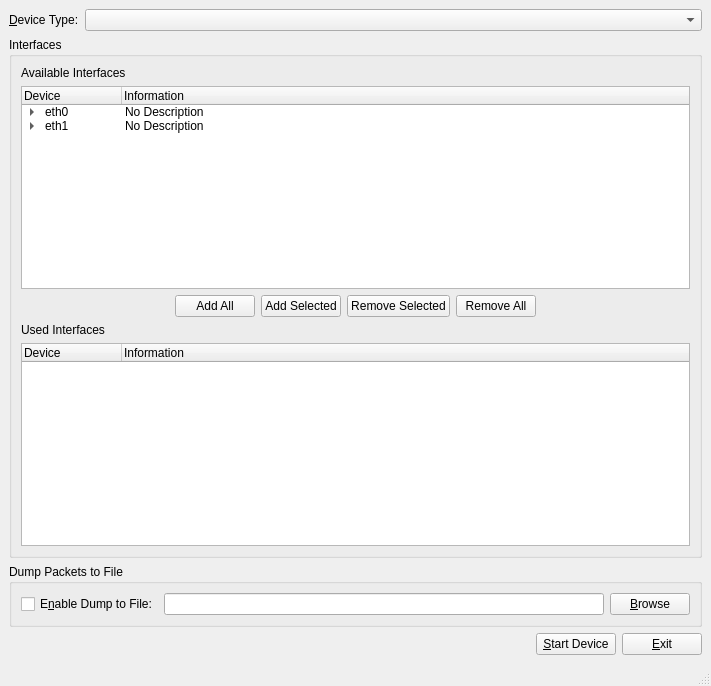
<ui version="4.0" >
 <class>FormSttyciarGUIMain</class>
 <widget class="QMainWindow" name="FormSttyciarGUIMain" >
  <property name="geometry" >
   <rect>
    <x>0</x>
    <y>0</y>
    <width>711</width>
    <height>686</height>
   </rect>
  </property>
  <property name="windowTitle" >
   <string>Sttyciar</string>
  </property>
  <widget class="QWidget" name="centralwidget" >
   <layout class="QVBoxLayout" >
    <item>
     <layout class="QHBoxLayout" >
      <item>
       <widget class="QLabel" name="label" >
        <property name="text" >
         <string>&amp;Device Type:</string>
        </property>
        <property name="buddy" >
         <cstring>comboNetworkDevices</cstring>
        </property>
       </widget>
      </item>
      <item>
       <widget class="QComboBox" name="comboNetworkDevices" >
        <property name="sizePolicy" >
         <sizepolicy vsizetype="Fixed" hsizetype="Preferred" >
          <horstretch>5</horstretch>
          <verstretch>0</verstretch>
         </sizepolicy>
        </property>
       </widget>
      </item>
     </layout>
    </item>
    <item>
     <widget class="QGroupBox" name="grpInterfaces" >
      <property name="title" >
       <string>Interfaces</string>
      </property>
      <layout class="QVBoxLayout" >
       <item>
        <layout class="QVBoxLayout" >
         <item>
          <widget class="QLabel" name="lblInterfacesAvailable" >
           <property name="text" >
            <string>Available Interfaces</string>
           </property>
           <property name="buddy" >
            <cstring>treeAvailableInterfaces</cstring>
           </property>
          </widget>
         </item>
         <item>
          <widget class="QTreeWidget" name="treeAvailableInterfaces" >
           <property name="toolTip" >
            <string>&lt;html>&lt;head>&lt;meta name="qrichtext" content="1" />&lt;style type="text/css">
p, li { white-space: pre-wrap; }
&lt;/style>&lt;/head>&lt;body style=" font-family:'Sans Serif'; font-size:9pt; font-weight:400; font-style:normal;">
&lt;p style=" margin-top:0px; margin-bottom:0px; margin-left:0px; margin-right:0px; -qt-block-indent:0; text-indent:0px;">This displays the interfaces that are available to be bound to the device.&lt;/p>&lt;/body>&lt;/html></string>
           </property>
           <property name="columnCount" >
            <number>2</number>
           </property>
           <column>
            <property name="text" >
             <string>Device</string>
            </property>
           </column>
           <column>
            <property name="text" >
             <string>Information</string>
            </property>
           </column>
           <item>
            <property name="text" >
             <string>eth0</string>
            </property>
            <property name="text" >
             <string>No Description</string>
            </property>
            <item>
             <property name="text" >
              <string>Address</string>
             </property>
             <property name="text" >
              <string>192.168.0.1</string>
             </property>
            </item>
            <item>
             <property name="text" >
              <string>Net Mask</string>
             </property>
             <property name="text" >
              <string>255.255.255.0</string>
             </property>
            </item>
           </item>
           <item>
            <property name="text" >
             <string>eth1</string>
            </property>
            <property name="text" >
             <string>No Description</string>
            </property>
            <item>
             <property name="text" >
              <string>Address</string>
             </property>
             <property name="text" >
              <string>10.0.0.1</string>
             </property>
            </item>
            <item>
             <property name="text" >
              <string>Net Mask</string>
             </property>
             <property name="text" >
              <string>255.0.0.0</string>
             </property>
            </item>
           </item>
          </widget>
         </item>
        </layout>
       </item>
       <item>
        <layout class="QHBoxLayout" >
         <item>
          <spacer>
           <property name="orientation" >
            <enum>Qt::Horizontal</enum>
           </property>
           <property name="sizeHint" >
            <size>
             <width>40</width>
             <height>20</height>
            </size>
           </property>
          </spacer>
         </item>
         <item>
          <widget class="QPushButton" name="btnAddAllDevices" >
           <property name="sizePolicy" >
            <sizepolicy vsizetype="Fixed" hsizetype="Minimum" >
             <horstretch>0</horstretch>
             <verstretch>0</verstretch>
            </sizepolicy>
           </property>
           <property name="text" >
            <string>Add All</string>
           </property>
          </widget>
         </item>
         <item>
          <widget class="QPushButton" name="btnAddDevice" >
           <property name="sizePolicy" >
            <sizepolicy vsizetype="Fixed" hsizetype="Minimum" >
             <horstretch>0</horstretch>
             <verstretch>0</verstretch>
            </sizepolicy>
           </property>
           <property name="text" >
            <string>Add Selected</string>
           </property>
          </widget>
         </item>
         <item>
          <widget class="QPushButton" name="btnRemoveDevice" >
           <property name="sizePolicy" >
            <sizepolicy vsizetype="Fixed" hsizetype="Minimum" >
             <horstretch>0</horstretch>
             <verstretch>0</verstretch>
            </sizepolicy>
           </property>
           <property name="text" >
            <string>Remove Selected</string>
           </property>
          </widget>
         </item>
         <item>
          <widget class="QPushButton" name="btnRemoveAllDevices" >
           <property name="sizePolicy" >
            <sizepolicy vsizetype="Fixed" hsizetype="Minimum" >
             <horstretch>0</horstretch>
             <verstretch>0</verstretch>
            </sizepolicy>
           </property>
           <property name="text" >
            <string>Remove All</string>
           </property>
          </widget>
         </item>
         <item>
          <spacer>
           <property name="orientation" >
            <enum>Qt::Horizontal</enum>
           </property>
           <property name="sizeHint" >
            <size>
             <width>40</width>
             <height>20</height>
            </size>
           </property>
          </spacer>
         </item>
        </layout>
       </item>
       <item>
        <layout class="QVBoxLayout" >
         <item>
          <widget class="QLabel" name="lblUsedInterfaces" >
           <property name="text" >
            <string>Used Interfaces</string>
           </property>
           <property name="buddy" >
            <cstring>treeUsedInterfaces</cstring>
           </property>
          </widget>
         </item>
         <item>
          <widget class="QTreeWidget" name="treeUsedInterfaces" >
           <property name="toolTip" >
            <string>&lt;html>&lt;head>&lt;meta name="qrichtext" content="1" />&lt;style type="text/css">
p, li { white-space: pre-wrap; }
&lt;/style>&lt;/head>&lt;body style=" font-family:'Sans Serif'; font-size:9pt; font-weight:400; font-style:normal;">
&lt;p style=" margin-top:0px; margin-bottom:0px; margin-left:0px; margin-right:0px; -qt-block-indent:0; text-indent:0px;">This displays the interfaces that will be bound to the device.&lt;/p>&lt;/body>&lt;/html></string>
           </property>
           <property name="columnCount" >
            <number>2</number>
           </property>
           <column>
            <property name="text" >
             <string>Device</string>
            </property>
           </column>
           <column>
            <property name="text" >
             <string>Information</string>
            </property>
           </column>
          </widget>
         </item>
        </layout>
       </item>
      </layout>
     </widget>
    </item>
    <item>
     <widget class="QGroupBox" name="grpDump" >
      <property name="title" >
       <string>Dump Packets to File</string>
      </property>
      <layout class="QHBoxLayout" >
       <item>
        <widget class="QCheckBox" name="chkEnableDump" >
         <property name="text" >
          <string>E&amp;nable Dump to File:</string>
         </property>
        </widget>
       </item>
       <item>
        <widget class="QLineEdit" name="edtDump" />
       </item>
       <item>
        <widget class="QPushButton" name="btnBrowseDump" >
         <property name="text" >
          <string>&amp;Browse</string>
         </property>
        </widget>
       </item>
      </layout>
     </widget>
    </item>
    <item>
     <layout class="QHBoxLayout" >
      <item>
       <spacer>
        <property name="orientation" >
         <enum>Qt::Horizontal</enum>
        </property>
        <property name="sizeType" >
         <enum>QSizePolicy::Expanding</enum>
        </property>
        <property name="sizeHint" >
         <size>
          <width>40</width>
          <height>20</height>
         </size>
        </property>
       </spacer>
      </item>
      <item>
       <widget class="QPushButton" name="btnStart" >
        <property name="sizePolicy" >
         <sizepolicy vsizetype="Fixed" hsizetype="Minimum" >
          <horstretch>0</horstretch>
          <verstretch>0</verstretch>
         </sizepolicy>
        </property>
        <property name="text" >
         <string>&amp;Start Device</string>
        </property>
       </widget>
      </item>
      <item>
       <widget class="QPushButton" name="btnExit" >
        <property name="sizePolicy" >
         <sizepolicy vsizetype="Fixed" hsizetype="Minimum" >
          <horstretch>0</horstretch>
          <verstretch>0</verstretch>
         </sizepolicy>
        </property>
        <property name="text" >
         <string>&amp;Exit</string>
        </property>
       </widget>
      </item>
     </layout>
    </item>
   </layout>
  </widget>
  <widget class="QMenuBar" name="menubar" >
   <property name="geometry" >
    <rect>
     <x>0</x>
     <y>0</y>
     <width>711</width>
     <height>22</height>
    </rect>
   </property>
  </widget>
  <widget class="QStatusBar" name="statusbar" />
 </widget>
 <tabstops>
  <tabstop>comboNetworkDevices</tabstop>
  <tabstop>btnStart</tabstop>
  <tabstop>btnExit</tabstop>
  <tabstop>treeAvailableInterfaces</tabstop>
  <tabstop>btnAddAllDevices</tabstop>
  <tabstop>btnAddDevice</tabstop>
  <tabstop>btnRemoveDevice</tabstop>
  <tabstop>btnRemoveAllDevices</tabstop>
  <tabstop>treeUsedInterfaces</tabstop>
 </tabstops>
 <resources/>
 <connections/>
</ui>
